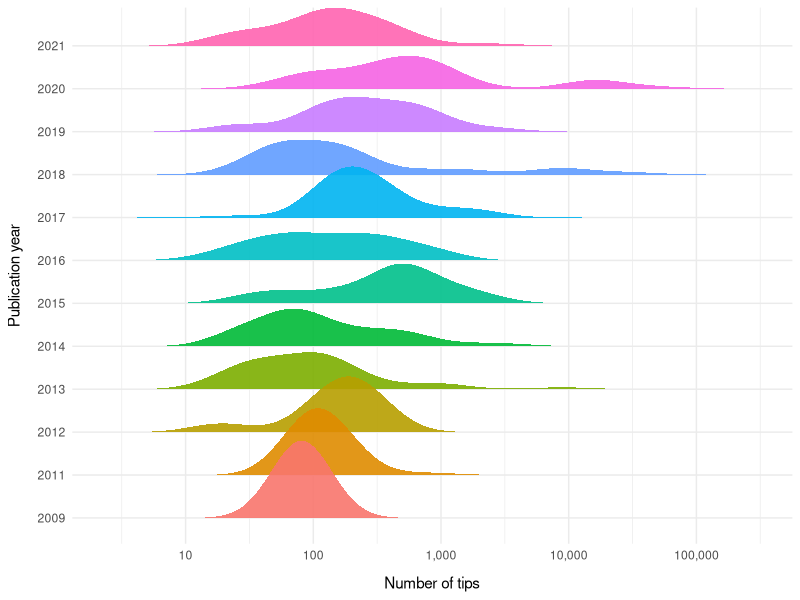
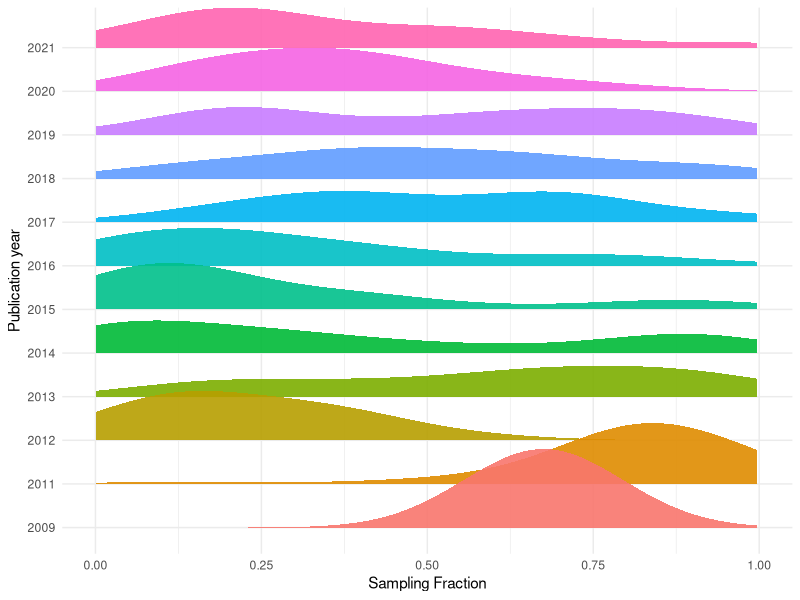
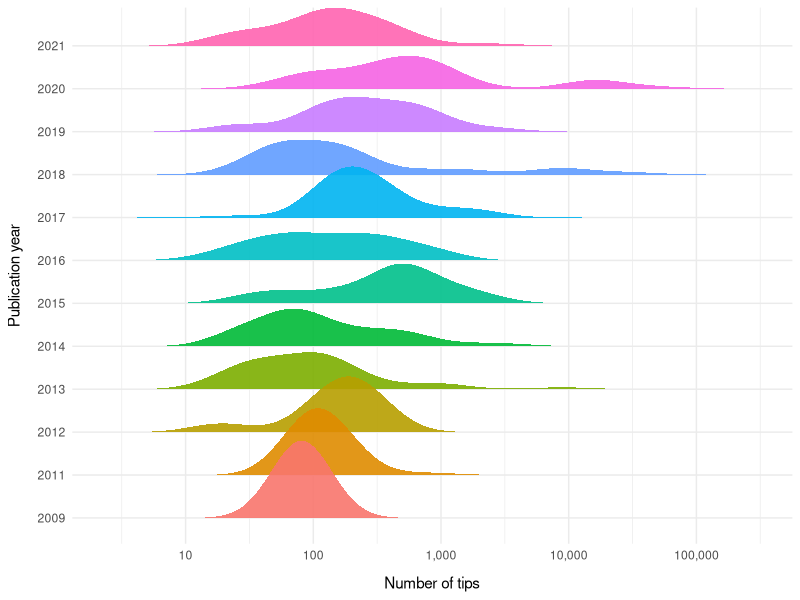
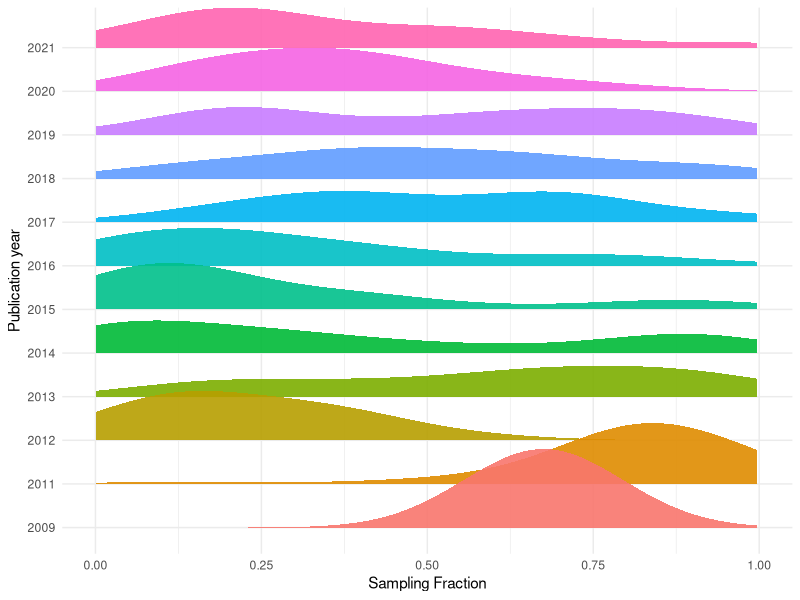

Generate these figures, in order, with R:
###
# ridgeplots
###

# Library
library(tidyverse)
library(ggplot2)
library(ggridges)
library(dplyr)
library(RColorBrewer)

#read in full data frame
df <-
  read.csv("data/sse_review_table - main_table.csv")

colnames(df)

#choose the columns you want in model (plus study/model_no for formatting)
df <-
  df[, c('study',
         'model_no',
         'order',
         'sse_model',
         'tips',
         'perc_sampling',
         'year',
         'div_inc')]

#make sure columns are the right type
df$sse_model <- as.factor(df$sse_model)
df$year <- as.factor(df$year)

#reduce to a single binary result per model per study
df3 <- df %>%
  group_by(study, model_no) %>%
  dplyr::slice(which.max(div_inc))

theme_set(theme_minimal())

#remove models where density cant be calculated
remove.list <-
  paste(c("SecSSE", "MuHiSSE", "MiSSE", "BiSSEness"), collapse = '|')
df4 <- df3 %>% filter(!grepl(remove.list, sse_model))

#remove year where density cant be calculated
df5 <- df4 %>% filter(!grepl("2010", year))

#####
# Tips vs publication year
#####

options(ggplot2.discrete.fill = brewer.pal(11, "RdYlBu"))

ggplot(df5, aes(
  x = tips,
  y = year,
  group = year,
  fill = year,
)) +
  geom_density_ridges(rel_min_height = 0.0001,
                      alpha = 0.9,
                      color = NA) +
  scale_x_continuous(name = "Number of tips",
                     trans = 'log10',
                     labels = scales::comma) +
  scale_y_discrete(name = "Publication year") +
  theme(
    legend.position = "none",
    axis.title.x = element_text(margin = margin(
      t = 10,
      r = 0,
      b = 0,
      l = 0
    )),
    axis.title.y = element_text(margin = margin(
      t = 0,
      r = 10,
      b = 0,
      l = 0
    ))
  )

ggsave(
  "figures/ridgeplot_tips_year.png",
  width = 20,
  height = 12,
  units = 'cm'
)

#####
# Sampling fraction vs publication year
#####

options(ggplot2.discrete.fill = brewer.pal(11, "PiYG"))

ggplot(df5, aes(
  x = perc_sampling,
  y = year,
  group = year,
  fill = year
)) +
  geom_density_ridges(rel_min_height = 0.001,
                      alpha = 0.9,
                      color = NA) +
  scale_x_continuous(name = "Sampling Fraction", limits = c(0, 1)) + # Cut off the trailing tails. Specify `rel_min_height`: a percent cutoff
  scale_y_discrete(name = "Publication year") +
  theme(legend.position = "none")

ggsave(
  "figures/ridgeplot_samplingfraction_year.png",
  width = 20,
  height = 12,
  units = 'cm'
)
